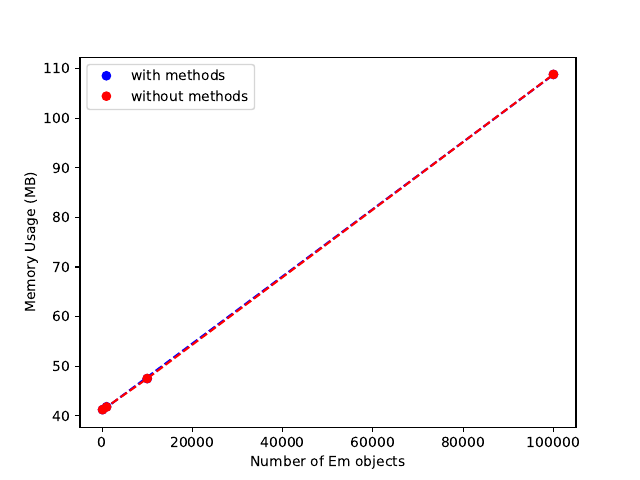

Reproduce this figure in Python.
import matplotlib.pyplot as plt
import numpy as np
num_ems = np.array([1e2,1e3,1e4,1e5],dtype=float)
usage = np.array([41238528,41828352,47497216,108830720])
usage_nm = np.array([41238528,41775104,47521792,108847104])

p = np.polyfit(num_ems,usage,1)
usage_fit = p[0]*num_ems+p[1]
p_nm = np.polyfit(num_ems,usage_nm,1)
usage_nm_fit = p_nm[0]*num_ems+p_nm[1]

plt.plot(num_ems,usage*1e-6,'bo',label='with methods')
plt.plot(num_ems,usage_fit*1e-6,'b--')
plt.plot(num_ems,usage_nm*1e-6,'ro',label='without methods')
plt.plot(num_ems,usage_nm*1e-6,'r--')
plt.xlabel('Number of Em objects')
plt.ylabel('Memory Usage (MB)')
plt.legend()
print("Usage per em with methods: " + str(p[0]*1e-3) + " kB")
print("Usage per em without methods: " + str(p_nm[0]*1e-3) + "kB")
plt.savefig("em_usage.pdf")
